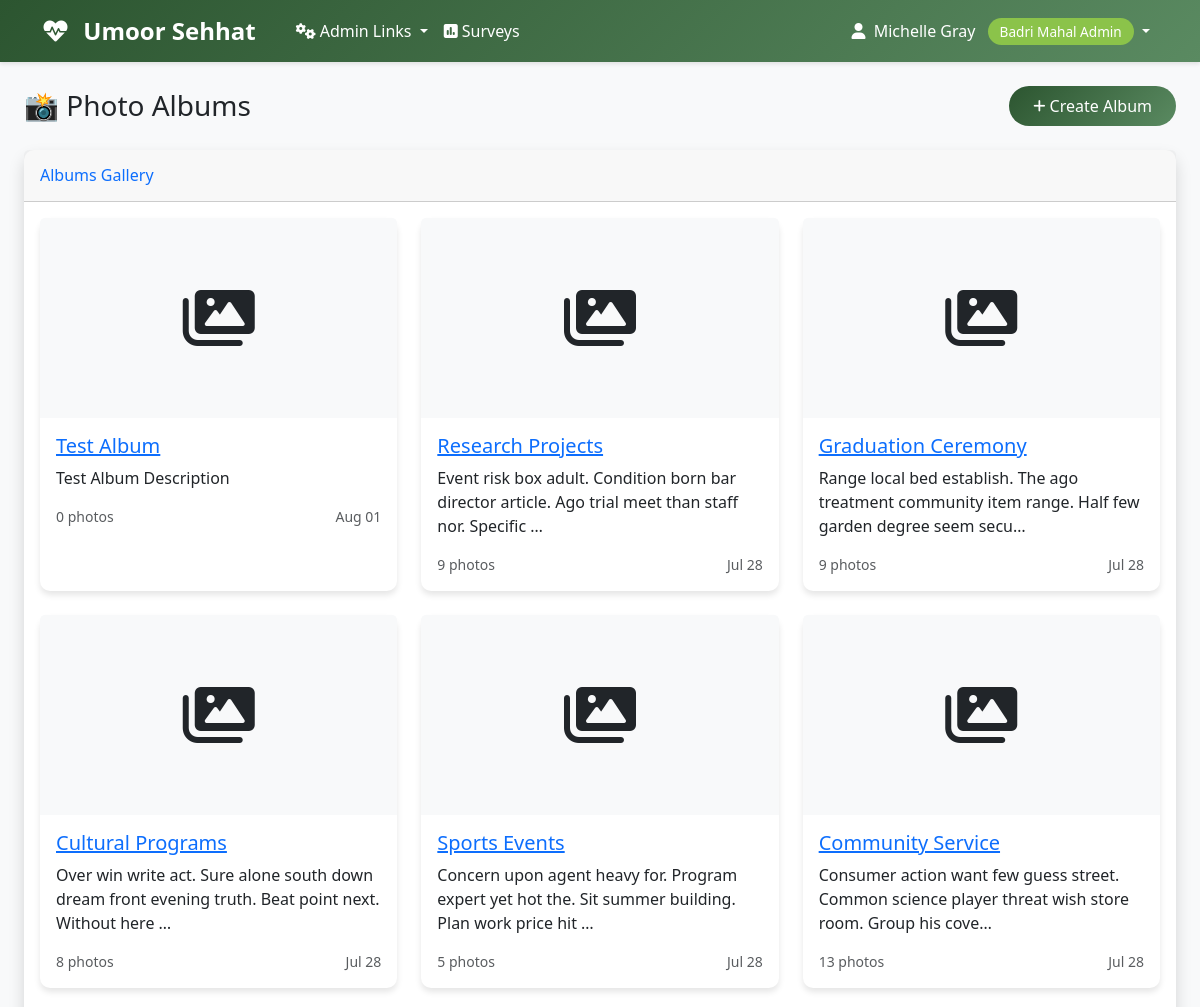
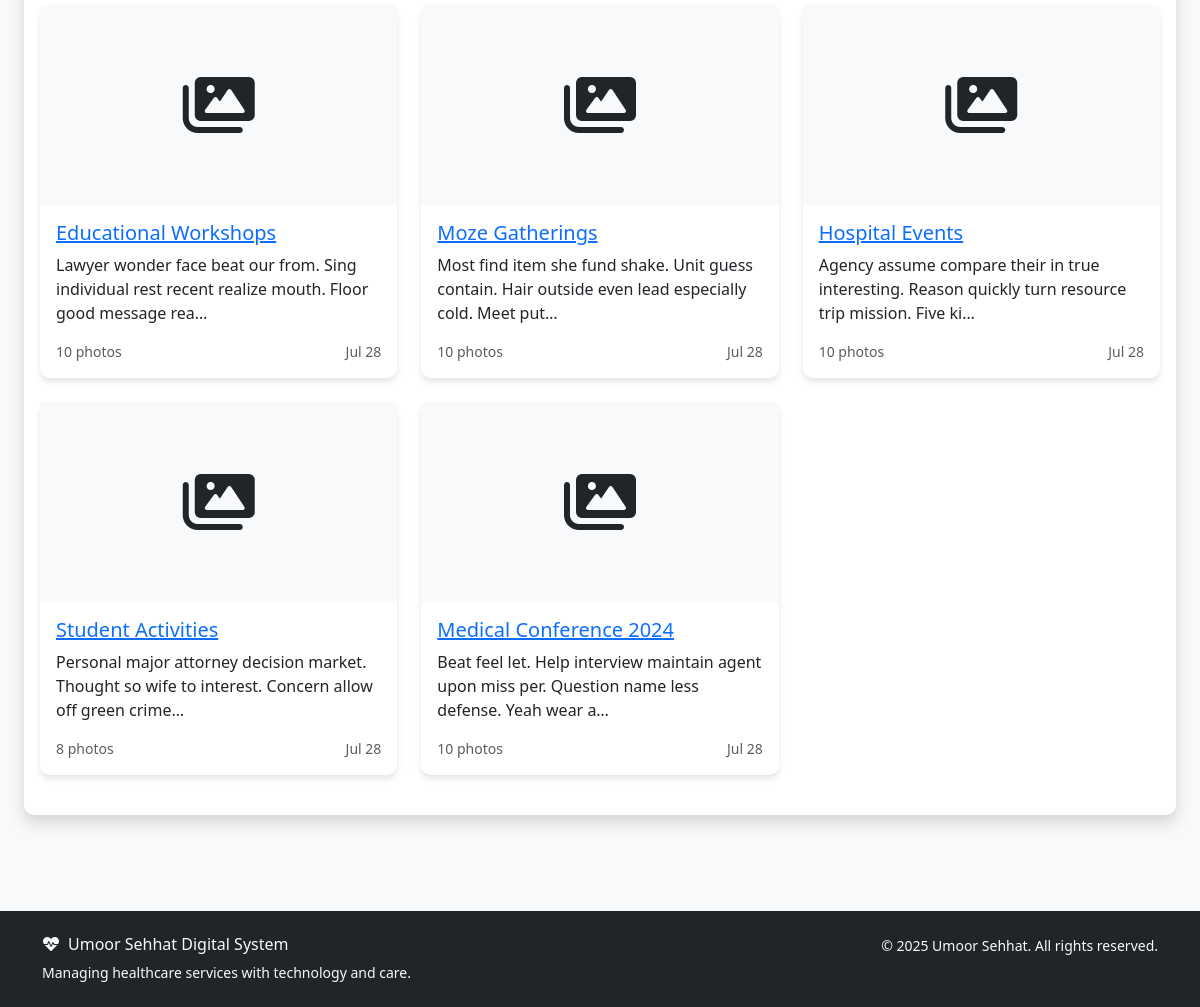
Screenshot of /photos/albums/ (signed in) with the database file from the repository (2 pictures, top to bottom).
### accounts/models.py (models this page shows, shortened)
class User(AbstractUser):
    ROLE_CHOICES = [
        ('aamil', 'Aamil'),
        ('moze_coordinator', 'Moze Coordinator'),
        ('doctor', 'Doctor'),
        ('student', 'Student'),
        ('badri_mahal_admin', 'Badri Mahal Admin'),
    ]
    role = models.CharField(max_length=20, choices=ROLE_CHOICES, default='student')
    its_id = models.CharField(
        max_length=8,
        unique=True,
        null=True,
        blank=True,
        validators=[RegexValidator(
            regex=r'^\d{8}$',
            message='ITS ID must be exactly 8 digits',
            code='invalid_its_id'
        )],
        help_text='8-digit ITS ID'
    )
    phone_number = models.CharField(max_length=15, blank=True, null=True)
    profile_photo = models.URLField(blank=True, null=True)
    arabic_name = models.CharField(max_length=100, blank=True, null=True)
    age = models.PositiveIntegerField(blank=True, null=True)
    verified_certificate = models.FileField(upload_to='certificates/', blank=True, null=True)
    specialty = models.CharField(max_length=100, blank=True, null=True)
    college = models.CharField(max_length=100, blank=True, null=True)  # For students
    specialization = models.CharField(max_length=100, blank=True, null=True)  # For students
    created_at = models.DateTimeField(auto_now_add=True)
    updated_at = models.DateTimeField(auto_now=True)
    def get_full_name(self):
        if self.arabic_name:
            return self.arabic_name
        return super().get_full_name() or self.username
    @property
    def is_aamil(self):
        return self.role == 'aamil'
    @property
    def is_moze_coordinator(self):
        return self.role == 'moze_coordinator'
    @property
    def is_doctor(self):
        return self.role == 'doctor'
    @property
    def is_student(self):
        return self.role == 'student'
    @property
    def is_admin(self):
        return self.role == 'badri_mahal_admin' or self.is_superuser
    class Meta:
        verbose_name = 'User'
        verbose_name_plural = 'Users'
        ordering = ['first_name', 'last_name']

### photos/models.py (models this page shows, shortened)
class PhotoAlbum(models.Model):
    name = models.CharField(max_length=100)
    description = models.TextField(blank=True, null=True)
    moze = models.ForeignKey(Moze, on_delete=models.CASCADE, related_name='photo_albums')
    created_by = models.ForeignKey(settings.AUTH_USER_MODEL, on_delete=models.CASCADE, related_name='created_albums')
    photos = models.ManyToManyField(Photo, related_name='albums', blank=True)
    cover_photo = models.ForeignKey(
        Photo,
        on_delete=models.SET_NULL,
        null=True,
        blank=True,
        related_name='albums_as_cover'
    )
    is_public = models.BooleanField(default=False)
    allow_uploads = models.BooleanField(default=True, help_text='Allow team members to upload photos')
    event_date = models.DateField(blank=True, null=True)
    created_at = models.DateTimeField(auto_now_add=True)
    updated_at = models.DateTimeField(auto_now=True)
    class Meta:
        ordering = ['-created_at']
        unique_together = ['name', 'moze']
        verbose_name = 'Photo Album'
        verbose_name_plural = 'Photo Albums'

### photos/views.py (the view, shortened to what this page needs)
# urls.py: path('albums/', views.PhotoAlbumListView.as_view(), name='album_list'),
class PhotoAlbumListView(LoginRequiredMixin, ListView):
    model = PhotoAlbum
    template_name = 'photos/album_list.html'
    context_object_name = 'albums'
    paginate_by = 12
    def get_queryset(self):
        user = self.request.user
        if user.role == 'admin':
            queryset = PhotoAlbum.objects.all()
        elif user.role == 'aamil' or user.role == 'moze_coordinator':
            queryset = PhotoAlbum.objects.filter(
                Q(moze__aamil=user) | Q(moze__moze_coordinator=user) | Q(created_by=user)
            )
        else:
            queryset = PhotoAlbum.objects.filter(
                Q(is_public=True) | Q(created_by=user)
            )
        moze_filter = self.request.GET.get('moze')
        if moze_filter:
            queryset = queryset.filter(moze_id=moze_filter)
        privacy_filter = self.request.GET.get('privacy')
        if privacy_filter == 'public':
            queryset = queryset.filter(is_public=True)
        elif privacy_filter == 'private':
            queryset = queryset.filter(is_public=False)
        search = self.request.GET.get('search')
        return queryset.select_related('created_by', 'moze').prefetch_related(
            'photos'
        ).annotate(photo_count=Count('photos')).order_by('-created_at')
    def get_context_data(self, **kwargs):
        context = super().get_context_data(**kwargs)
        user = self.request.user
        if user.role == 'admin' or user.role == 'aamil' or user.role == 'moze_coordinator':
            context['moze_options'] = Moze.objects.filter(is_active=True)
        context['current_filters'] = {
            'moze': self.request.GET.get('moze', ''),
            'privacy': self.request.GET.get('privacy', ''),
            'search': self.request.GET.get('search', ''),
        }
        return context

### templates/photos/album_list.html (shortened to what this page needs)
{% extends 'base.html' %}
{% block content %}
<div class="container-fluid">
    <div class="row mb-4">
        <div class="col-12">
            <div class="d-sm-flex align-items-center justify-content-between">
                <h1 class="h3 mb-0 text-gray-800">📸 Photo Albums</h1>
        <a href="{% url 'photos:album_create' %}" class="btn btn-primary">
            <i class="fas fa-plus fa-sm"></i> Create Album
        </a>
            </div>
        </div>
    </div>
        <div class="card shadow mb-4">
            <div class="card-header py-3">
                <h6 class="m-0 font-weight-bold text-primary">Albums Gallery</h6>
            </div>
            <div class="card-body">
                {% if albums %}
                    <div class="row">
                        {% for album in albums %}
                        <div class="col-md-6 col-lg-4 mb-4">
                            <div class="card h-100">
                                <div class="card-img-top bg-light d-flex align-items-center justify-content-center" style="height: 200px;">
                                    {% if album.photos.first and album.photos.first.image %}
                                        <img src="{{ album.photos.first.image.url }}" class="img-fluid" style="max-height: 190px; object-fit: cover;">
                                    {% else %}
                                        <i class="fas fa-images fa-4x text-gray-300"></i>
                                    {% endif %}
                                </div>
                                <div class="card-body">
                                    <h5 class="card-title">
                                        <a href="{% url 'photos:album_detail' album.pk %}">{{ album.name }}</a>
                                    </h5>
                                    <p class="card-text">{{ album.description|truncatechars:100 }}</p>
                                    <div class="d-flex justify-content-between align-items-center">
                                        <small class="text-muted">{{ album.photo_count }} photos</small>
                                        <small class="text-muted">{{ album.created_at|date:"M d" }}</small>
                                    </div>
                                </div>
                            </div>
                        </div>
                        {% endfor %}
                    </div>
                {% endif %}
            </div>
        </div>
</div>
{% endblock %}

### templates/base.html (shortened to what this page needs)
<!DOCTYPE html>
<html lang="en">
<head>
    <link href="https://cdn.jsdelivr.net/npm/bootstrap@5.3.0/dist/css/bootstrap.min.css" rel="stylesheet">
    <link href="https://cdnjs.cloudflare.com/ajax/libs/font-awesome/6.0.0/css/all.min.css" rel="stylesheet">
</head>
<body>
    <nav class="navbar navbar-expand-lg navbar-custom">
        <div class="container">
            <a class="navbar-brand text-white" href="{% url 'dashboard' %}">
                <i class="fas fa-heartbeat me-2"></i>
                Umoor Sehhat
            </a>
            <div class="collapse navbar-collapse" id="navbarNav">
                {% if user.is_authenticated %}
                    <ul class="navbar-nav me-auto">
                        {% if user.is_admin %}
                            <li class="nav-item dropdown">
                                <a class="nav-link dropdown-toggle" href="#" id="adminDropdown" role="button" data-bs-toggle="dropdown" aria-expanded="false">
                                    <i class="fas fa-cogs me-1"></i>Admin Links
                                </a>
                            </li>
                        {% endif %}
                        <li class="nav-item">
                            <a class="nav-link" href="{% url 'surveys:list' %}" class="text-decoration-none">
                                <i class="fas fa-poll me-1"></i>Surveys
                            </a>
                        </li>
                    </ul>
                    <ul class="navbar-nav">
                        <li class="nav-item dropdown">
                            <a class="nav-link dropdown-toggle" href="#" id="navbarDropdown" role="button" data-bs-toggle="dropdown">
                                <i class="fas fa-user me-1"></i>
                                {{ user.get_full_name|default:user.username }}
                                <span class="role-badge ms-2">{{ user.get_role_display }}</span>
                            </a>
                        </li>
                    </ul>
                {% endif %}
            </div>
        </div>
    </nav>
    <main class="container-fluid py-4">
        {% block content %}{% endblock %}
    </main>
    <footer class="bg-dark text-light py-4 mt-5">
        <div class="container">
            <div class="row">
                <div class="col-md-6">
                    <h6><i class="fas fa-heartbeat me-2"></i>Umoor Sehhat Digital System</h6>
                    <p class="small mb-0">Managing healthcare services with technology and care.</p>
                </div>
                <div class="col-md-6 text-md-end">
                    <p class="small mb-0">
                        &copy; {% now "Y" %} Umoor Sehhat. All rights reserved.
                    </p>
                </div>
            </div>
        </div>
    </footer>
</body>
</html>

### templates/base.html (style rules this page uses)
:root { --primary-color: #2c5530; --secondary-color: #5a8a61; --accent-color: #8bc34a; --text-dark: #2d3436; --bg-light: #f8f9fa; }
body { font-family: 'Segoe UI', Tahoma, Geneva, Verdana, sans-serif; background-color: var(--bg-light); }
.navbar-brand { font-weight: bold; color: white !important; font-size: 1.5rem; margin-right: 2rem; }
.navbar-custom { background: linear-gradient(135deg, var(--primary-color), var(--secondary-color)); box-shadow: 0 2px 4px rgba(0,0,0,.1); }
.navbar-custom .navbar-nav .nav-link { color: white !important; font-weight: 500; transition: all 0.3s ease; }
.card { border: none; border-radius: 10px; box-shadow: 0 4px 6px rgba(0,0,0,.1); transition: transform 0.3s ease; }
.btn-primary { background: linear-gradient(135deg, var(--primary-color), var(--secondary-color)); border: none; border-radius: 25px; padding: 8px 24px; font-weight: 500; transition: all 0.3s ease; }
.role-badge { background: var(--accent-color); color: white; padding: 4px 12px; border-radius: 20px; font-size: 0.85rem; font-weight: 500; }

### rows the page displays
User: get_full_name "Michelle Gray", role "Badri Mahal Admin"
PhotoAlbum: name "Test Album", description "Test Album Description", photo_count "0", created_at "Aug 01"
PhotoAlbum: name "Research Projects", description "Event risk box adult. Condition born bar director article. Ago trial meet than staff nor. Specific …", photo_count "9", created_at "Jul 28"
PhotoAlbum: name "Graduation Ceremony", description "Range local bed establish. The ago treatment community item range. Half few garden degree seem secu…", photo_count "9", created_at "Jul 28"
PhotoAlbum: name "Cultural Programs", description "Over win write act. Sure alone south down dream front evening truth. Beat point next. Without here …", photo_count "8", created_at "Jul 28"
PhotoAlbum: name "Sports Events", description "Concern upon agent heavy for. Program expert yet hot the. Sit summer building. Plan work price hit …", photo_count "5", created_at "Jul 28"
PhotoAlbum: name "Community Service", description "Consumer action want few guess street. Common science player threat wish store room. Group his cove…", photo_count "13", created_at "Jul 28"
PhotoAlbum: name "Educational Workshops", description "Lawyer wonder face beat our from. Sing individual rest recent realize mouth. Floor good message rea…", photo_count "10", created_at "Jul 28"
PhotoAlbum: name "Moze Gatherings", description "Most find item she fund shake. Unit guess contain. Hair outside even lead especially cold. Meet put…", photo_count "10", created_at "Jul 28"
PhotoAlbum: name "Hospital Events", description "Agency assume compare their in true interesting. Reason quickly turn resource trip mission. Five ki…", photo_count "10", created_at "Jul 28"
PhotoAlbum: name "Student Activities", description "Personal major attorney decision market. Thought so wife to interest. Concern allow off green crime…", photo_count "8", created_at "Jul 28"
PhotoAlbum: name "Medical Conference 2024", description "Beat feel let. Help interview maintain agent upon miss per. Question name less defense. Yeah wear a…", photo_count "10", created_at "Jul 28"
